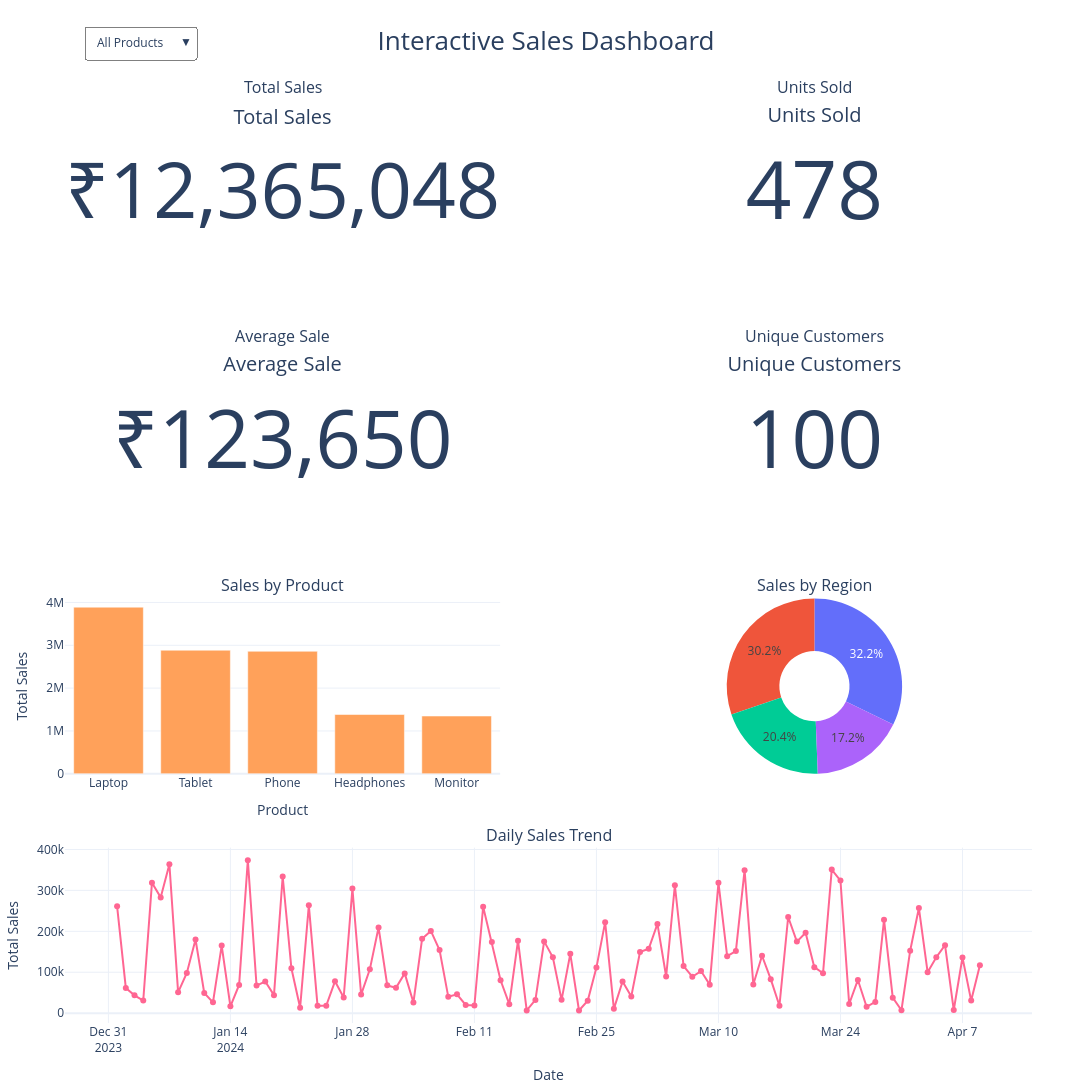

Notebook cell for this chart:
### Code cell
# Create product filter options

product_options = ["All Products"] + sorted(
    df["Product"].unique().tolist()
)

buttons = []

# ------------------------------------------------------------
# All Products
# ------------------------------------------------------------

buttons.append(
    dict(
        label="All Products",
        method="update",
        args=[
            {
                "visible": [True] * len(fig.data)
            }
        ]
    )
)

# ------------------------------------------------------------
# Individual Products
# ------------------------------------------------------------

for product in sorted(df["Product"].unique()):

    buttons.append(
        dict(
            label=product,
            method="update",
            args=[
                {
                    "visible": [
                        True,
                        True,
                        True,
                        True,
                        product_sales["Product"].eq(product).any(),
                        True,
                        True
                    ]
                }
            ]
        )
    )

fig.update_layout(
    updatemenus=[
        dict(
            buttons=buttons,
            direction="down",
            showactive=True,
            x=0.02,
            y=1.08,
            xanchor="left",
            yanchor="top",
            bgcolor="white",
            bordercolor="gray",
            borderwidth=1
        )
    ]
)

fig.show()

### Figure 1 — Plotly figure (JSON) as saved in the notebook; plotly's stock layout.template omitted (floating-point values rounded to 4 significant figures)
{"data": [{"domain": {"x": [0, 0.45], "y": [0.81, 1]}, "mode": "number", "number": {"prefix": "₹", "valueformat": ",.0f"}, "title": {"text": "Total Sales"}, "type": "indicator", "value": 12365048}, {"domain": {"x": [0.55, 1], "y": [0.81, 1]}, "mode": "number", "number": {"valueformat": ",.0f"}, "title": {"text": "Units Sold"}, "type": "indicator", "value": 478}, {"domain": {"x": [0, 0.45], "y": [0.54, 0.73]}, "mode": "number", "number": {"prefix": "₹", "valueformat": ",.0f"}, "title": {"text": "Average Sale"}, "type": "indicator", "value": 123700.0}, {"domain": {"x": [0.55, 1], "y": [0.54, 0.73]}, "mode": "number", "number": {"valueformat": ",.0f"}, "title": {"text": "Unique Customers"}, "type": "indicator", "value": 100}, {"hovertemplate": "<b>%{x}</b><br>Total Sales: ₹%{y:,.0f}<extra></extra>", "name": "Product Sales", "type": "bar", "x": ["Laptop", "Tablet", "Phone", "Headphones", "Monitor"], "xaxis": "x", "y": [3889210, 2884340, 2859394, 1384033, 1348071], "yaxis": "y"}, {"domain": {"x": [0.55, 1], "y": [0.27, 0.46]}, "hole": 0.4, "hovertemplate": "<b>%{label}</b><br>Sales: ₹%{value:,.0f}<br>Share: %{percent}<extra></extra>", "labels": ["North", "South", "East", "West"], "type": "pie", "values": [3983635, 3737852, 2519639, 2123922]}, {"hovertemplate": "<b>%{x|%Y-%m-%d}</b><br>Sales: ₹%{y:,.0f}<extra></extra>", "mode": "lines+markers", "name": "Daily Sales", "type": "scatter", "x": ["2024-01-01T00:00:00.000000", "2024-01-02T00:00:00.000000", "2024-01-03T00:00:00.000000", "2024-01-04T00:00:00.000000", "2024-01-05T00:00:00.000000", "2024-01-06T00:00:00.000000", "2024-01-07T00:00:00.000000", "2024-01-08T00:00:00.000000", "2024-01-09T00:00:00.000000", "2024-01-10T00:00:00.000000", "2024-01-11T00:00:00.000000", "2024-01-12T00:00:00.000000", "2024-01-13T00:00:00.000000", "2024-01-14T00:00:00.000000", "2024-01-15T00:00:00.000000", "2024-01-16T00:00:00.000000", "2024-01-17T00:00:00.000000", "2024-01-18T00:00:00.000000", "2024-01-19T00:00:00.000000", "2024-01-20T00:00:00.000000", "2024-01-21T00:00:00.000000", "2024-01-22T00:00:00.000000", "2024-01-23T00:00:00.000000", "2024-01-24T00:00:00.000000", "2024-01-25T00:00:00.000000", "2024-01-26T00:00:00.000000", "2024-01-27T00:00:00.000000", "2024-01-28T00:00:00.000000", "2024-01-29T00:00:00.000000", "2024-01-30T00:00:00.000000", "2024-01-31T00:00:00.000000", "2024-02-01T00:00:00.000000", "2024-02-02T00:00:00.000000", "2024-02-03T00:00:00.000000", "2024-02-04T00:00:00.000000", "2024-02-05T00:00:00.000000", "2024-02-06T00:00:00.000000", "2024-02-07T00:00:00.000000", "2024-02-08T00:00:00.000000", "2024-02-09T00:00:00.000000", "2024-02-10T00:00:00.000000", "2024-02-11T00:00:00.000000", "2024-02-12T00:00:00.000000", "2024-02-13T00:00:00.000000", "2024-02-14T00:00:00.000000", "2024-02-15T00:00:00.000000", "2024-02-16T00:00:00.000000", "2024-02-17T00:00:00.000000", "2024-02-18T00:00:00.000000", "2024-02-19T00:00:00.000000", "2024-02-20T00:00:00.000000", "2024-02-21T00:00:00.000000", "2024-02-22T00:00:00.000000", "2024-02-23T00:00:00.000000", "2024-02-24T00:00:00.000000", "2024-02-25T00:00:00.000000", "2024-02-26T00:00:00.000000", "2024-02-27T00:00:00.000000", "2024-02-28T00:00:00.000000", "2024-02-29T00:00:00.000000", "2024-03-01T00:00:00.000000", "2024-03-02T00:00:00.000000", "2024-03-03T00:00:00.000000", "2024-03-04T00:00:00.000000", "2024-03-05T00:00:00.000000", "2024-03-06T00:00:00.000000", "2024-03-07T00:00:00.000000", "2024-03-08T00:00:00.000000", "2024-03-09T00:00:00.000000", "2024-03-10T00:00:00.000000", "2024-03-11T00:00:00.000000", "2024-03-12T00:00:00.000000", "2024-03-13T00:00:00.000000", "2024-03-14T00:00:00.000000", "2024-03-15T00:00:00.000000", "2024-03-16T00:00:00.000000", "2024-03-17T00:00:00.000000", "2024-03-18T00:00:00.000000", "2024-03-19T00:00:00.000000", "2024-03-20T00:00:00.000000", "2024-03-21T00:00:00.000000", "2024-03-22T00:00:00.000000", "2024-03-23T00:00:00.000000", "2024-03-24T00:00:00.000000", "2024-03-25T00:00:00.000000", "2024-03-26T00:00:00.000000", "2024-03-27T00:00:00.000000", "2024-03-28T00:00:00.000000", "2024-03-29T00:00:00.000000", "2024-03-30T00:00:00.000000", "2024-03-31T00:00:00.000000", "2024-04-01T00:00:00.000000", "2024-04-02T00:00:00.000000", "2024-04-03T00:00:00.000000", "2024-04-04T00:00:00.000000", "2024-04-05T00:00:00.000000", "2024-04-06T00:00:00.000000", "2024-04-07T00:00:00.000000", "2024-04-08T00:00:00.000000", "2024-04-09T00:00:00.000000"], "xaxis": "x2", "y": [261100, 61624, 43492, 30895, 318680, 282940, 363870, 50834, 98373, 180092, 49280, 26466, 165240, 16780, 68894, 373932, 67440, 77288, 44045, 333992, 109554, 13426, 263475, 17838, 18382, 77844, 38298, 304465, 45467, 107118, 209400, 67988, 62088, 97204, 26034, 182060, 200885, 154048, 39924, 45976, 20083, 18616, 260100, 173712, 80488, 22064, 176994, 6720, 32297, 175392, 136440, 32524, 144960, 6540, 30387, 111405, 222330, 10544, 77375, 40872, 149200, 157288, 218016, 89620, 312564, 115048, 88974, 102909, 69687, 318762, 139372, 151712, 349510, 70048, 140286, 82980, 18221, 234990, 174825, 196404, 112392, 97538, 350888, 324144, 22365, 81137, 15356, 27468, 228222, 37932, 7148, 152655, 256878, 100002, 136549, 166160, 7647, 135980, 30717, 116880], "yaxis": "y2"}], "layout": {"annotations": [{"font": {"size": 16}, "showarrow": false, "text": "Total Sales", "x": 0.225, "xanchor": "center", "xref": "paper", "y": 1, "yanchor": "bottom", "yref": "paper"}, {"font": {"size": 16}, "showarrow": false, "text": "Units Sold", "x": 0.775, "xanchor": "center", "xref": "paper", "y": 1, "yanchor": "bottom", "yref": "paper"}, {"font": {"size": 16}, "showarrow": false, "text": "Average Sale", "x": 0.225, "xanchor": "center", "xref": "paper", "y": 0.73, "yanchor": "bottom", "yref": "paper"}, {"font": {"size": 16}, "showarrow": false, "text": "Unique Customers", "x": 0.775, "xanchor": "center", "xref": "paper", "y": 0.73, "yanchor": "bottom", "yref": "paper"}, {"font": {"size": 16}, "showarrow": false, "text": "Sales by Product", "x": 0.225, "xanchor": "center", "xref": "paper", "y": 0.46, "yanchor": "bottom", "yref": "paper"}, {"font": {"size": 16}, "showarrow": false, "text": "Sales by Region", "x": 0.775, "xanchor": "center", "xref": "paper", "y": 0.46, "yanchor": "bottom", "yref": "paper"}, {"font": {"size": 16}, "showarrow": false, "text": "Daily Sales Trend", "x": 0.5, "xanchor": "center", "xref": "paper", "y": 0.19, "yanchor": "bottom", "yref": "paper"}], "height": 1200, "margin": {"b": 50, "l": 60, "r": 60, "t": 100}, "showlegend": false, "title": {"font": {"size": 26}, "text": "Interactive Sales Dashboard", "x": 0.5, "xanchor": "center"}, "updatemenus": [{"bgcolor": "white", "bordercolor": "gray", "borderwidth": 1, "buttons": [{"args": [{"visible": [true, true, true, true, true, true, true]}], "label": "All Products", "method": "update"}, {"args": [{"visible": [true, true, true, true, true, true, true]}], "label": "Headphones", "method": "update"}, {"args": [{"visible": [true, true, true, true, true, true, true]}], "label": "Laptop", "method": "update"}, {"args": [{"visible": [true, true, true, true, true, true, true]}], "label": "Monitor", "method": "update"}, {"args": [{"visible": [true, true, true, true, true, true, true]}], "label": "Phone", "method": "update"}, {"args": [{"visible": [true, true, true, true, true, true, true]}], "label": "Tablet", "method": "update"}], "direction": "down", "showactive": true, "x": 0.02, "xanchor": "left", "y": 1.08, "yanchor": "top"}], "width": 1400, "xaxis": {"anchor": "y", "domain": [0, 0.45], "title": {"text": "Product"}}, "xaxis2": {"anchor": "y2", "domain": [0, 1], "title": {"text": "Date"}}, "yaxis": {"anchor": "x", "domain": [0.27, 0.46], "title": {"text": "Total Sales"}}, "yaxis2": {"anchor": "x2", "domain": [0, 0.19], "title": {"text": "Total Sales"}}}}
